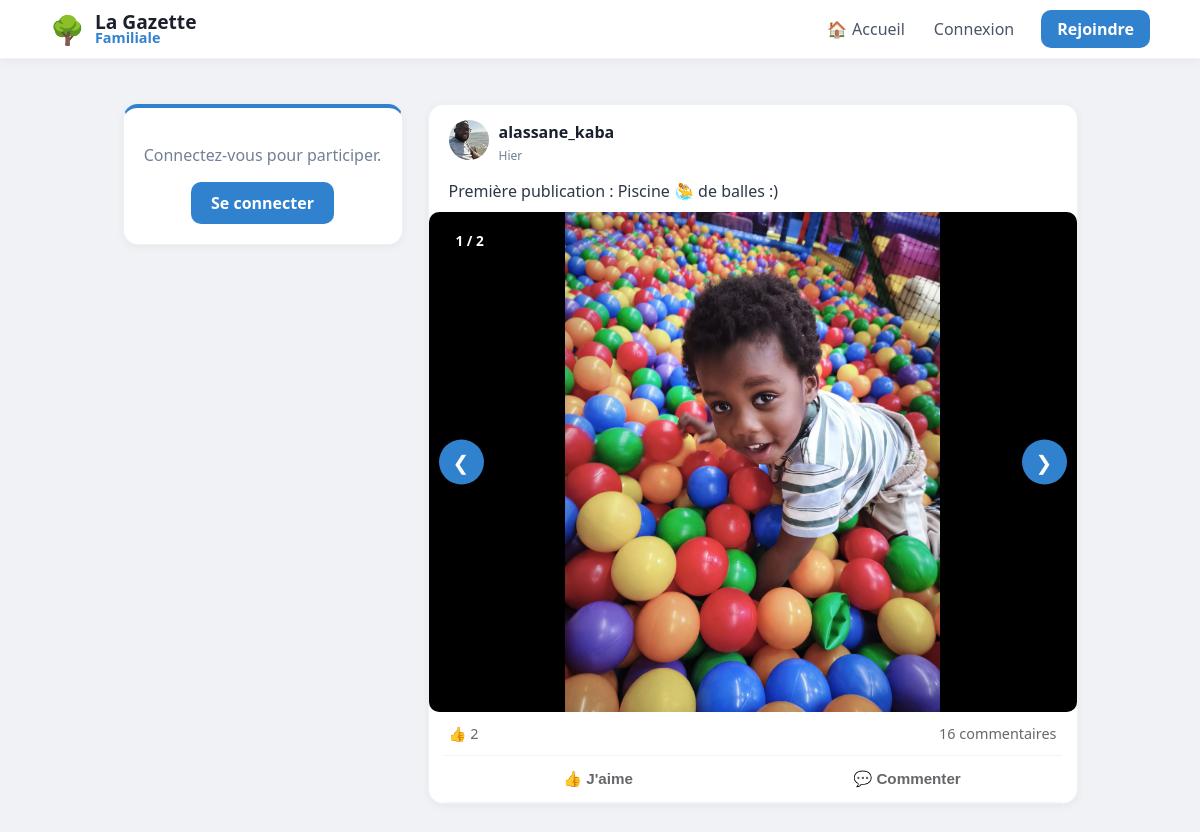
Before: / with the older database file.
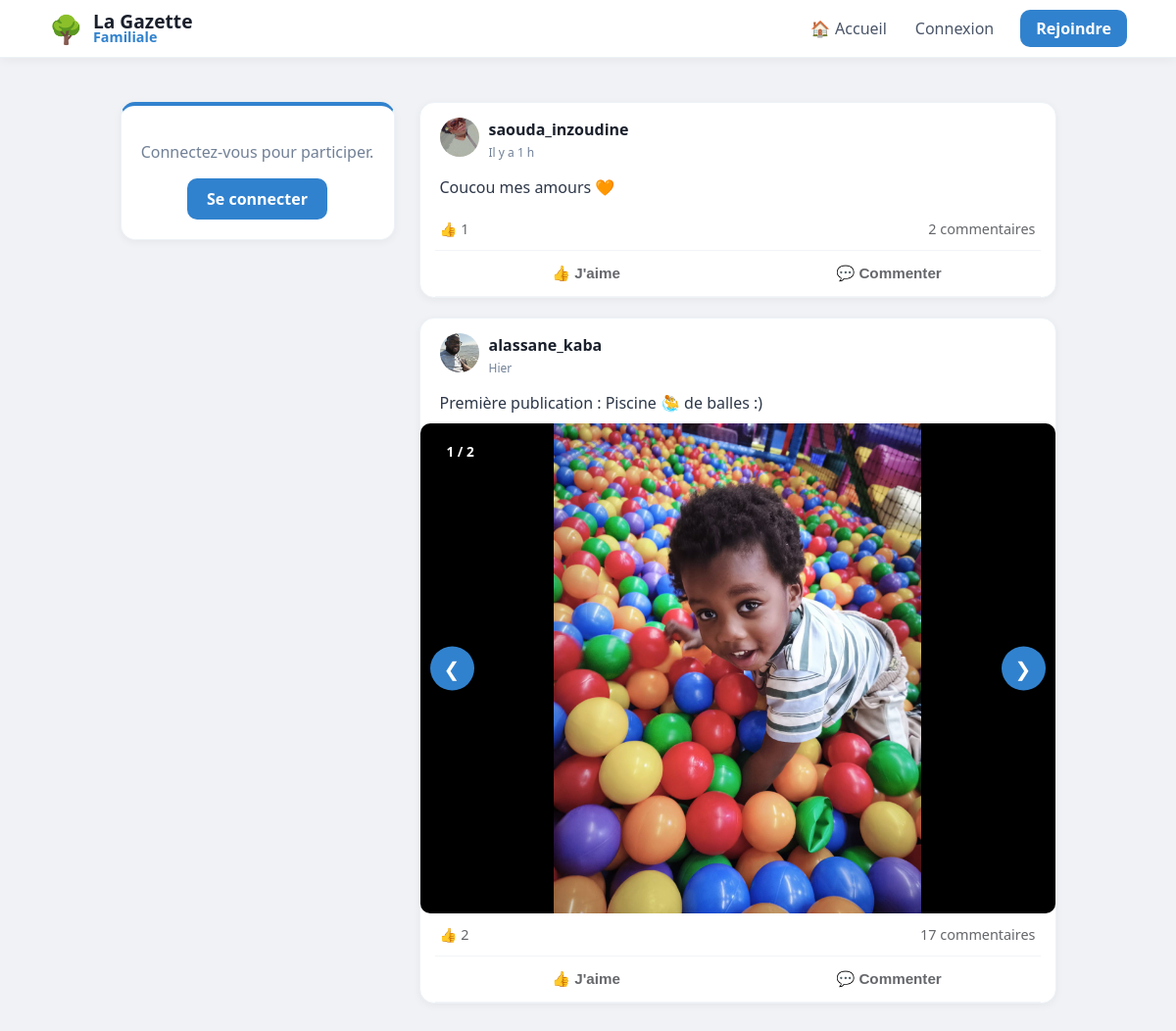
After: the same page with the newer database file.
### tables this page shows
CREATE TABLE posts (
                id INTEGER PRIMARY KEY AUTOINCREMENT, 
                username TEXT, 
                content TEXT, 
                likes INTEGER DEFAULT 0, 
                image TEXT,
                created_at DATETIME DEFAULT CURRENT_TIMESTAMP
            );

CREATE TABLE users (
                id INTEGER PRIMARY KEY AUTOINCREMENT, 
                email TEXT UNIQUE, 
                firstname TEXT, 
                lastname TEXT, 
                username TEXT UNIQUE, 
                password TEXT, 
                avatar TEXT,
                cover TEXT,
                bio TEXT,
                is_approved INTEGER DEFAULT 0,
                is_admin INTEGER DEFAULT 0
            );

CREATE TABLE post_medias (
                        id INTEGER PRIMARY KEY AUTOINCREMENT,
                        post_id INTEGER,
                        filename TEXT,
                        file_type TEXT, -- 'image' ou 'video'
                        FOREIGN KEY (post_id) REFERENCES posts (id) ON DELETE CASCADE
                    );

### app.py (the view)
@app.route("/")
def home():
    with get_db() as db:
        posts_query = db.execute("""
            SELECT posts.*, users.avatar AS user_avatar,
                (SELECT COUNT(*) FROM reactions WHERE post_id=posts.id AND type='thumb') as thumbs,
                (SELECT COUNT(*) FROM reactions WHERE post_id=posts.id AND type='heart') as hearts
            FROM posts
            JOIN users ON posts.username = users.username
            ORDER BY posts.id DESC
        """).fetchall()
        posts = [dict(row) for row in posts_query]
        for post in posts:
            medias = db.execute("SELECT * FROM post_medias WHERE post_id = ?", (post['id'],)).fetchall()
            post['medias'] = medias
        comments_query = db.execute('''
            SELECT
                comments.*,
                users.avatar AS comm_avatar,
                (SELECT COUNT(*) FROM comment_reactions WHERE comment_id = comments.id) as like_count
            FROM comments
            JOIN users ON comments.username = users.username
            ORDER BY comments.created_at ASC
        ''').fetchall()
        comments = [dict(row) for row in comments_query]
    return render_template("home.html", posts=posts, comments=comments)

### app.py (called while the page is built)
def get_db():
    db = sqlite3.connect("database.db")
    db.row_factory = sqlite3.Row
    return db

@app.context_processor
def inject_global_stats():
    stats = {'total_users': 0, 'total_posts': 0}
    if session.get('user'):
        db = get_db()
        u_count = db.execute("SELECT COUNT(*) FROM users WHERE is_approved = 1").fetchone()[0]
        p_count = db.execute("SELECT COUNT(*) FROM posts").fetchone()[0]
        stats = {'total_users': u_count, 'total_posts': p_count}
    return stats

@app.context_processor
def inject_pending_count():
    if session.get('is_admin'):
        db = get_db()
        count = db.execute("SELECT COUNT(*) as total FROM users WHERE is_approved = 0").fetchone()
        return {'pending_count': count['total']}
    return {'pending_count': 0}

@app.context_processor
def inject_notifications_count():
    if session.get('user'):
        db = get_db()
        count = db.execute("SELECT COUNT(*) FROM notifications WHERE username = ? AND is_read = 0",
                           (session['user'],)).fetchone()[0]
        return {'unread_count': count}
    return {'unread_count': 0}

### templates/home.html (shortened to what the changed rows need)
{% extends "base.html" %}
{% block content %}
<main class="feed">
    {% for post in posts %}
    <div class="post-card" style="padding: 0; overflow: hidden; margin-bottom: 20px;">
        <div style="padding: 15px 20px; display: flex; justify-content: space-between; align-items: center;">
            <div style="display: flex; align-items: center; gap: 10px;">
                <a href="{{ url_for('profile', username=post['username']) }}">
                    <img src="{{ url_for('static', filename='avatars/' + (post['user_avatar'] if post['user_avatar'] else 'default.png')) }}" style="width: 40px; height: 40px; border-radius: 50%; object-fit: cover;">
                </a>
                <div>
                    <a href="{{ url_for('profile', username=post['username']) }}" style="text-decoration: none;">
                        <strong style="display: block; color: #1a202c;">{{ post['username'] }}</strong>
                    </a>
                    <span class="live-date" data-time="{{ post['created_at'] }}" style="font-size: 0.75em; color: #718096;">{{ post['created_at'] | relative_time }}</span>
                </div>
            </div>
        </div>
        <div style="padding: 0 20px 10px 20px; white-space: pre-wrap; color: #2d3748;">{{ post['content'] }}</div>
        {% if post.medias %}
        <div class="carousel-container" id="carousel-{{ post.id }}" style="position: relative; background: #000; display: flex; align-items: center; justify-content: center; min-height: 300px;">
            {% if post.medias|length > 1 %}
            <div class="carousel-counter" style="position: absolute; top: 15px; left: 15px; background: rgba(0,0,0,0.6); color: white; padding: 4px 12px; border-radius: 20px; font-size: 0.85em; z-index: 10; font-weight: bold;">
                <span class="current">1</span> / {{ post.medias|length }}
            </div>
            <button class="prev" onclick="moveSlide('{{ post.id }}', -1)" style="position: absolute; left: 10px; background: rgba(255,255,255,0.3); border: none; color: white; font-size: 20px; padding: 10px; border-radius: 50%; cursor: pointer; z-index: 5;">&#10094;</button>
            <button class="next" onclick="moveSlide('{{ post.id }}', 1)" style="position: absolute; right: 10px; background: rgba(255,255,255,0.3); border: none; color: white; font-size: 20px; padding: 10px; border-radius: 50%; cursor: pointer; z-index: 5;">&#10095;</button>
            {% endif %}
            <div class="carousel-items" style="width: 100%;">
                {% for media in post.medias %}
                <div class="carousel-item {% if loop.first %}active{% endif %}" style="display: {% if loop.first %}block{% else %}none{% endif %}; text-align: center;">
                    {% if media.file_type == 'video' %}
                    <video src="{{ url_for('static', filename='uploads/' + media.filename) }}" controls style="max-width: 100%; max-height: 500px; display: block; margin: 0 auto;"></video>
                    {% else %}
                    <img src="{{ url_for('static', filename='uploads/' + media.filename) }}" class="zoomable" onclick="openLightbox(this.src)" style="cursor: zoom-in;">
                    {% endif %}
                </div>
                {% endfor %}
            </div>
        </div>
        {% endif %}
        <div style="display: flex; justify-content: space-between; padding: 12px 20px; font-size: 0.9em; color: #65676b;">
            <div>👍 <span id="thumbs-{{ post['id'] }}">{{ post['thumbs'] }}</span></div>
            <div style="cursor: pointer;" onclick="toggleComments({{ post['id'] }})">
                <span id="comment-count-{{ post['id'] }}">{{ (comments|selectattr('post_id', 'equalto', post['id'])|list|length) }}</span> commentaires
            </div>
        </div>
        <div style="display: flex; border-top: 1px solid #f2f4f7; border-bottom: 1px solid #f2f4f7; margin: 0 15px; padding: 2px 0;">
            <button onclick="react({{ post['id'] }}, 'thumb')" class="action-btn" style="flex: 1; background: none; border: none; padding: 10px; color: #65676b; font-weight: 600; cursor: pointer;">👍 J'aime</button>
            <button onclick="toggleComments({{ post['id'] }})" class="action-btn" style="flex: 1; background: none; border: none; padding: 10px; color: #65676b; font-weight: 600; cursor: pointer;">💬 Commenter</button>
        </div>
    </div>
    {% endfor %}
</main>
{% endblock %}

Changed rows visible on the page:
added posts: avatar (picture), username "saouda_inzoudine", created_at|relative_time "Il y a 1 h", content "Coucou mes amours 🧡", thumbs "1", id "2"
computed for posts "alassane_kaba": id "16" → "17"
